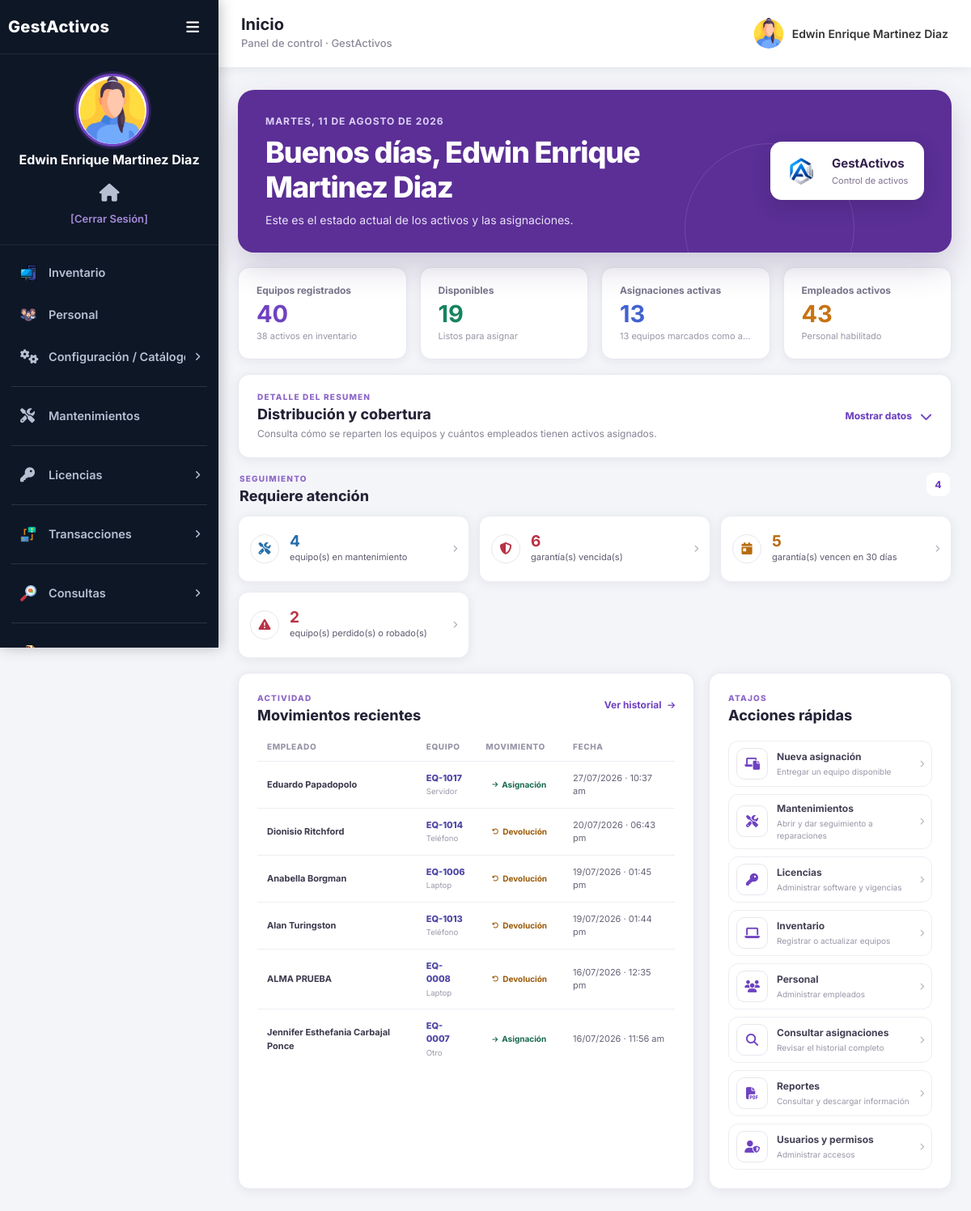
/index.php (signed in), run on the app's committed database.
### tables this page shows
CREATE TABLE `asignacion` (
  `idasignacion` int(11) NOT NULL AUTO_INCREMENT,
  `idempleado` int(11) DEFAULT NULL,
  `idequipo` int(11) DEFAULT NULL,
  `activa` tinyint(1) NOT NULL DEFAULT 1,
  `fecha_asignacion` datetime DEFAULT current_timestamp(),
  `condicion_entrega` varchar(30) NOT NULL DEFAULT 'Bueno',
  `entrega_cargador` tinyint(1) NOT NULL DEFAULT 0,
  `entrega_maletin` tinyint(1) NOT NULL DEFAULT 0,
  `entrega_otros` varchar(255) DEFAULT NULL,
  `observaciones_entrega` varchar(500) DEFAULT NULL,
  `requiere_firma_entrega` tinyint(1) NOT NULL DEFAULT 1,
  `fecha_devolucion` datetime DEFAULT NULL,
  `condicion_devolucion` varchar(30) DEFAULT NULL,
  `devolucion_cargador` tinyint(1) DEFAULT NULL,
  `devolucion_maletin` tinyint(1) DEFAULT NULL,
  `devolucion_otros` varchar(255) DEFAULT NULL,
  `observaciones_devolucion` varchar(500) DEFAULT NULL,
  `estado_equipo_devolucion` tinyint(3) unsigned DEFAULT NULL,
  `firma` varchar(255) DEFAULT NULL,
  `firma_fecha` datetime DEFAULT NULL,
  `firma_devolucion` varchar(255) DEFAULT NULL,
  `firma_devolucion_fecha` datetime DEFAULT NULL,
  `idusuario_devolucion` int(11) DEFAULT NULL,
  PRIMARY KEY (`idasignacion`),
  KEY `idequipo_idx` (`idequipo`),
  KEY `idempleado_idx` (`idempleado`),
  KEY `idx_asignacion_equipo_activa` (`idequipo`,`activa`),
  KEY `idx_asignacion_empleado_activa` (`idempleado`,`activa`),
  KEY `idx_asignacion_usuario_devolucion` (`idusuario_devolucion`),
  CONSTRAINT `asignacion_ibfk_1` FOREIGN KEY (`idequipo`) REFERENCES `equipo` (`idequipo`),
  CONSTRAINT `fk_asignacion_usuario_devolucion` FOREIGN KEY (`idusuario_devolucion`) REFERENCES `usuarios` (`idusuario`) ON DELETE SET NULL ON UPDATE CASCADE,
  CONSTRAINT `idempleado` FOREIGN KEY (`idempleado`) REFERENCES `empleados` (`idempleado`)
);

CREATE TABLE `empleados` (
  `idempleado` int(11) NOT NULL AUTO_INCREMENT,
  `nombre` varchar(50) NOT NULL,
  `apellidos` varchar(50) NOT NULL,
  `edad` int(11) NOT NULL,
  `telefono` int(11) DEFAULT NULL,
  `direccion` varchar(100) DEFAULT NULL,
  `imagen` varchar(500) NOT NULL,
  `idcargo` int(11) NOT NULL,
  `idarea` int(11) NOT NULL,
  `idsexo` int(11) DEFAULT NULL,
  `activo` tinyint(1) NOT NULL DEFAULT 1,
  `correo` varchar(150) DEFAULT NULL,
  PRIMARY KEY (`idempleado`),
  KEY `idcargo_idx` (`idcargo`),
  KEY `idarea_idx` (`idarea`),
  KEY `empleados_FK_2` (`idsexo`),
  CONSTRAINT `empleados_FK` FOREIGN KEY (`idcargo`) REFERENCES `cargos` (`idcargo`),
  CONSTRAINT `empleados_FK_1` FOREIGN KEY (`idarea`) REFERENCES `areas` (`idarea`),
  CONSTRAINT `empleados_FK_2` FOREIGN KEY (`idsexo`) REFERENCES `sexo` (`idsexo`)
);

CREATE TABLE `equipo` (
  `idequipo` int(11) NOT NULL AUTO_INCREMENT,
  `idmarca_equipo` int(11) NOT NULL,
  `idmodelo_equipo` int(11) NOT NULL,
  `idproveedor` int(11) DEFAULT NULL,
  `imagen` varchar(500) NOT NULL,
  `activo` tinyint(1) NOT NULL DEFAULT 1,
  `fecha_compra` date DEFAULT NULL,
  `costo` decimal(12,2) DEFAULT NULL,
  `factura` varchar(100) DEFAULT NULL,
  `vencimiento_garantia` date DEFAULT NULL,
  `estado_equipo` tinyint(3) unsigned NOT NULL DEFAULT 1,
  `numero_serie` varchar(100) DEFAULT NULL,
  `codigo_activo` varchar(20) DEFAULT NULL,
  `tipo_equipo` varchar(50) NOT NULL DEFAULT 'Otro',
  PRIMARY KEY (`idequipo`),
  UNIQUE KEY `uq_equipo_codigo_activo` (`codigo_activo`),
  UNIQUE KEY `uq_equipo_numero_serie` (`numero_serie`),
  KEY `idmarca_equipo` (`idmarca_equipo`),
  KEY `idmodelo_equipo` (`idmodelo_equipo`),
  KEY `idx_equipo_proveedor` (`idproveedor`),
  CONSTRAINT `equipo_ibfk_1` FOREIGN KEY (`idmodelo_equipo`) REFERENCES `modelo` (`idmodelo`),
  CONSTRAINT `equipo_ibfk_2` FOREIGN KEY (`idmarca_equipo`) REFERENCES `marca` (`idmarca`),
  CONSTRAINT `fk_equipo_proveedor` FOREIGN KEY (`idproveedor`) REFERENCES `proveedores` (`idproveedor`) ON DELETE SET NULL ON UPDATE CASCADE
);

### index.php (the view, shortened to what the rows shown need)
<?php
$db = Database::getInstance();
$estadoDisponible = EquipoEstado::DISPONIBLE;
$estadoAsignado = EquipoEstado::ASIGNADO;
$estadoMantenimiento = EquipoEstado::MANTENIMIENTO;
$estadoPerdido = EquipoEstado::PERDIDO_ROBADO;
$estadoBaja = EquipoEstado::BAJA;
$resumen = $db->fila(
    "SELECT COUNT(*) total, COALESCE(SUM(activo=1),0) activos,
     COALESCE(SUM(activo=1 AND estado_equipo={$estadoDisponible}),0) disponibles,
     COALESCE(SUM(activo=1 AND estado_equipo={$estadoAsignado}),0) asignados,
     COALESCE(SUM(activo=1 AND estado_equipo={$estadoMantenimiento}),0) mantenimiento,
     COALESCE(SUM(activo=1 AND estado_equipo={$estadoPerdido}),0) perdidos,
     COALESCE(SUM(estado_equipo={$estadoBaja}),0) bajas FROM equipo"
) ?? [];
$metricas = [
    'equipos' => (int)($resumen['total'] ?? 0),
    'disponibles' => (int)($resumen['disponibles'] ?? 0),
    'asignados' => (int)($resumen['asignados'] ?? 0),
    'mantenimiento' => (int)($resumen['mantenimiento'] ?? 0),
    'perdidos' => (int)($resumen['perdidos'] ?? 0),
    'bajas' => (int)($resumen['bajas'] ?? 0),
    'empleados' => $db->contar("SELECT COUNT(*) FROM empleados WHERE activo=1"),
    'asignaciones' => $db->contar("SELECT COUNT(*) FROM asignacion WHERE activa=1"),
    'firmas' => $db->contar("SELECT COUNT(*) FROM asignacion WHERE activa=1 AND requiere_firma_entrega=1 AND (firma IS NULL OR firma='')"),
    'garantias_vencidas' => $db->contar("SELECT COUNT(*) FROM equipo WHERE activo=1 AND vencimiento_garantia IS NOT NULL AND vencimiento_garantia<CURDATE()"),
    'garantias_proximas' => $db->contar("SELECT COUNT(*) FROM equipo WHERE activo=1 AND vencimiento_garantia BETWEEN CURDATE() AND DATE_ADD(CURDATE(),INTERVAL 30 DAY)"),
];
$movimientos = $db->consulta(
    "SELECT a.idasignacion,a.fecha_asignacion,a.fecha_devolucion,
     e.nombre,e.apellidos,q.idequipo,q.codigo_activo,q.tipo_equipo
     FROM asignacion a
     LEFT JOIN empleados e ON e.idempleado=a.idempleado
     LEFT JOIN equipo q ON q.idequipo=a.idequipo
     ORDER BY COALESCE(a.fecha_devolucion,a.fecha_asignacion) DESC,a.idasignacion DESC LIMIT 6"
);
$permisos = [
    'maestros' => ($_SESSION['maestros'] ?? '0') == '1',
    'transacciones' => ($_SESSION['transacciones'] ?? '0') == '1',
    'mantenimientos' => ($_SESSION['mantenimientos'] ?? '0') == '1',
    'licencias' => ($_SESSION['licencias'] ?? '0') == '1',
    'consultas' => ($_SESSION['consultas'] ?? '0') == '1',
    'reportes' => ($_SESSION['reportes'] ?? '0') == '1',
    'seguridad' => ($_SESSION['seguridad'] ?? '0') == '1',
];
$urlEquipos = $permisos['maestros'] ? 'equipos.php' : ($permisos['consultas'] ? 'consultas/equipos.php' : null);
$urlMantenimientos = $permisos['mantenimientos'] ? 'mantenimientos.php' : ($permisos['consultas'] ? 'consultas/mantenimientos.php' : $urlEquipos);
$urlConFiltros = static function (?string $url, array $filtros): ?string {
    return $url === null
        ? null
        : $url . '?' . http_build_query($filtros, '', '&', PHP_QUERY_RFC3986);
};
$alertas = [];
if ($metricas['mantenimiento']) $alertas[] = ['info','fa-screwdriver-wrench',$metricas['mantenimiento'],'equipo(s) en mantenimiento',$urlMantenimientos];
if ($metricas['garantias_vencidas']) $alertas[] = ['danger','fa-shield-halved',$metricas['garantias_vencidas'],'garantía(s) vencida(s)',$urlConFiltros($urlEquipos, ['garantia' => 'vencida', 'activo' => '1'])];
if ($metricas['garantias_proximas']) $alertas[] = ['warning','fa-calendar-day',$metricas['garantias_proximas'],'garantía(s) vencen en 30 días',$urlConFiltros($urlEquipos, ['garantia' => 'vence_30', 'activo' => '1'])];
if ($metricas['perdidos']) $alertas[] = ['danger','fa-triangle-exclamation',$metricas['perdidos'],'equipo(s) perdido(s) o robado(s)',$urlConFiltros($urlEquipos, ['estado_equipo' => (string)EquipoEstado::PERDIDO_ROBADO, 'activo' => '1'])];
$hora = (int)date('G');
$saludo = $hora < 12 ? 'Buenos días' : ($hora < 18 ? 'Buenas tardes' : 'Buenas noches');
?>
<main class="dashboard-shell">
  <section class="dashboard-welcome">
    <div class="dashboard-welcome-copy">
      <h1><?= $saludo ?>, <?= htmlspecialchars(Auth::get('nombre')) ?></h1>
    </div>
  </section>
  <details class="dashboard-breakdown">
    <summary>
      <div>
        <h2>Distribución y cobertura</h2>
      </div>
    </summary>
  </details>
  <div class="dashboard-main-grid dashboard-main-grid-single">
    <section class="dashboard-panel attention-panel">
      <div class="dashboard-panel-header"><div><span class="panel-kicker">Seguimiento</span><h2>Requiere atención</h2></div><span class="attention-count"><?= count($alertas) ?></span></div>
    </section>
  </div>
  <div class="dashboard-lower-grid">
    <section class="dashboard-panel">
      <div class="dashboard-panel-header">
        <div><span class="panel-kicker">Actividad</span><h2>Movimientos recientes</h2></div>
      </div>
      <?php if ($movimientos): ?>
      <div class="dashboard-table-wrap"><table class="dashboard-table">
        <thead><tr><th>Empleado</th><th>Equipo</th><th>Movimiento</th><th>Fecha</th></tr></thead>
        <tbody>
        <?php foreach ($movimientos as $m):
          $devuelto = !empty($m['fecha_devolucion']);
          $fecha = $devuelto ? $m['fecha_devolucion'] : $m['fecha_asignacion'];
          $empleado = trim(($m['nombre'] ?? '').' '.($m['apellidos'] ?? '')) ?: 'Empleado no disponible';
          $codigo = $m['codigo_activo'] ?: 'Equipo #'.($m['idequipo'] ?? $m['idasignacion']);
        ?>
        <tr>
          <td><strong><?= htmlspecialchars($empleado) ?></strong></td>
          <td><span class="asset-code"><?= htmlspecialchars($codigo) ?></span><small><?= htmlspecialchars($m['tipo_equipo'] ?: 'Equipo') ?></small></td>
          <td><span class="movement-badge <?= $devuelto ? 'movement-returned' : 'movement-active' ?>"><i class="fa-solid <?= $devuelto ? 'fa-rotate-left' : 'fa-arrow-right' ?>"></i><?= $devuelto ? 'Devolución' : 'Asignación' ?></span></td>
          <td><?= $fecha ? date('d/m/Y · h:i a',strtotime($fecha)) : 'Sin fecha' ?></td>
        </tr>
        <?php endforeach; ?>
        </tbody>
      </table></div>
      <?php else: ?>
      <div class="dashboard-empty"><i class="fa-solid fa-inbox"></i><strong>Sin movimientos</strong><span>Las asignaciones aparecerán aquí.</span></div>
      <?php endif; ?>
    </section>
    <aside class="dashboard-panel">
      <div class="dashboard-panel-header"><div><span class="panel-kicker">Atajos</span><h2>Acciones rápidas</h2></div></div>
    </aside>
  </div>
</main>
<?php require BASE_PATH . '/app/views/layouts/footer.php'; ?>

### data on the page
asignacion: idempleado.apellidos "Eduardo Papadopolo", idequipo.codigo_activo "EQ-1017", idequipo.tipo_equipo "Servidor", shows "Asignación", date('d/m/Y · h:i a',strtotime($fecha)) "27/07/2026 · 10:37 am"
asignacion: idempleado.apellidos "Dionisio Ritchford", idequipo.codigo_activo "EQ-1014", idequipo.tipo_equipo "Teléfono", shows "Devolución", fecha_devolucion "20/07/2026 · 06:43 pm"
asignacion: idempleado.apellidos "Anabella Borgman", idequipo.codigo_activo "EQ-1006", idequipo.tipo_equipo "Laptop", shows "Devolución", fecha_devolucion "19/07/2026 · 01:45 pm"
asignacion: idempleado.apellidos "Alan Turingston", idequipo.codigo_activo "EQ-1013", idequipo.tipo_equipo "Teléfono", shows "Devolución", fecha_devolucion "19/07/2026 · 01:44 pm"
asignacion: idempleado.apellidos "ALMA PRUEBA", idequipo.codigo_activo "EQ-0008", idequipo.tipo_equipo "Laptop", shows "Devolución", fecha_devolucion "16/07/2026 · 12:35 pm"
asignacion: idempleado.apellidos "Jennifer Esthefania Carbajal Ponce", idequipo.codigo_activo "EQ-0007", idequipo.tipo_equipo "Otro", shows "Asignación", date('d/m/Y · h:i a',strtotime($fecha)) "16/07/2026 · 11:56 am"

### other printed values
APP_NAME "GestActivos"
$nomApe "Edwin Enrique Martinez Diaz"
$pageTitle "Inicio"
Auth::get('nombre') "Edwin Enrique Martinez Diaz"
$metricas['equipos'] "40"
$resumen['activos'] "38"
$metricas['disponibles'] "19"
$metricas['asignaciones'] "13"
$metricas['asignados'] "13"
$metricas['empleados'] "43"
count($alertas) "4"
$cantidad "4"
$texto "equipo(s) en mantenimiento"
$cantidad "6"
$texto "garantía(s) vencida(s)"
